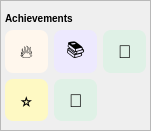
   <widget class="QFrame" name="frame_4">
    <property name="geometry">
     <rect>
      <x>780</x>
      <y>20</y>
      <width>151</width>
      <height>131</height>
     </rect>
    </property>
    <property name="styleSheet">
     <string notr="true">QFrame#frame_4 { background:white; border-radius:16px; }</string>
    </property>
    <property name="frameShape">
     <enum>QFrame::StyledPanel</enum>
    </property>
    <property name="frameShadow">
     <enum>QFrame::Raised</enum>
    </property>
    <widget class="QLabel" name="label_14">
     <property name="geometry">
      <rect>
       <x>5</x>
       <y>10</y>
       <width>81</width>
       <height>16</height>
      </rect>
     </property>
     <property name="font">
      <font>
       <pointsize>-1</pointsize>
       <weight>87</weight>
       <bold>true</bold>
      </font>
     </property>
     <property name="styleSheet">
      <string notr="true">QLabel { background:transparent; color:black; font-size:10px; font-weight:700; border:none; }</string>
     </property>
     <property name="text">
      <string>Achievements</string>
     </property>
    </widget>
    <widget class="QWidget" name="layoutWidget">
     <property name="geometry">
      <rect>
       <x>5</x>
       <y>30</y>
       <width>141</width>
       <height>91</height>
      </rect>
     </property>
     <layout class="QGridLayout" name="gridLayout_2">
      <item row="0" column="0">
       <widget class="QLabel" name="label_17">
        <property name="styleSheet">
         <string notr="true">QLabel { background:#fff7ed; border-radius:8px; font-size:18px; }</string>
        </property>
        <property name="text">
         <string>🔥</string>
        </property>
        <property name="alignment">
         <set>Qt::AlignCenter</set>
        </property>
       </widget>
      </item>
      <item row="0" column="1">
       <widget class="QLabel" name="label_18">
        <property name="styleSheet">
         <string notr="true">QLabel { background:#ede9fe; border-radius:8px; font-size:18px; }</string>
        </property>
        <property name="text">
         <string>📚</string>
        </property>
        <property name="alignment">
         <set>Qt::AlignCenter</set>
        </property>
       </widget>
      </item>
      <item row="0" column="2">
       <widget class="QLabel" name="label_27">
        <property name="styleSheet">
         <string notr="true">QLabel { background:#dff1e6; border-radius:8px; font-size:18px; }</string>
        </property>
        <property name="text">
         <string>🏅</string>
        </property>
        <property name="alignment">
         <set>Qt::AlignCenter</set>
        </property>
       </widget>
      </item>
      <item row="1" column="0">
       <widget class="QLabel" name="label_19">
        <property name="styleSheet">
         <string notr="true">QLabel { background:#fef9c3; border-radius:8px; font-size:18px; }</string>
        </property>
        <property name="text">
         <string>⭐</string>
        </property>
        <property name="alignment">
         <set>Qt::AlignCenter</set>
        </property>
       </widget>
      </item>
      <item row="1" column="1">
       <widget class="QLabel" name="label_20">
        <property name="styleSheet">
         <string notr="true">QLabel { background:#dff1e6; border-radius:8px; font-size:18px; }</string>
        </property>
        <property name="text">
         <string>🏅</string>
        </property>
        <property name="alignment">
         <set>Qt::AlignCenter</set>
        </property>
       </widget>
      </item>
     </layout>
    </widget>
   </widget>
